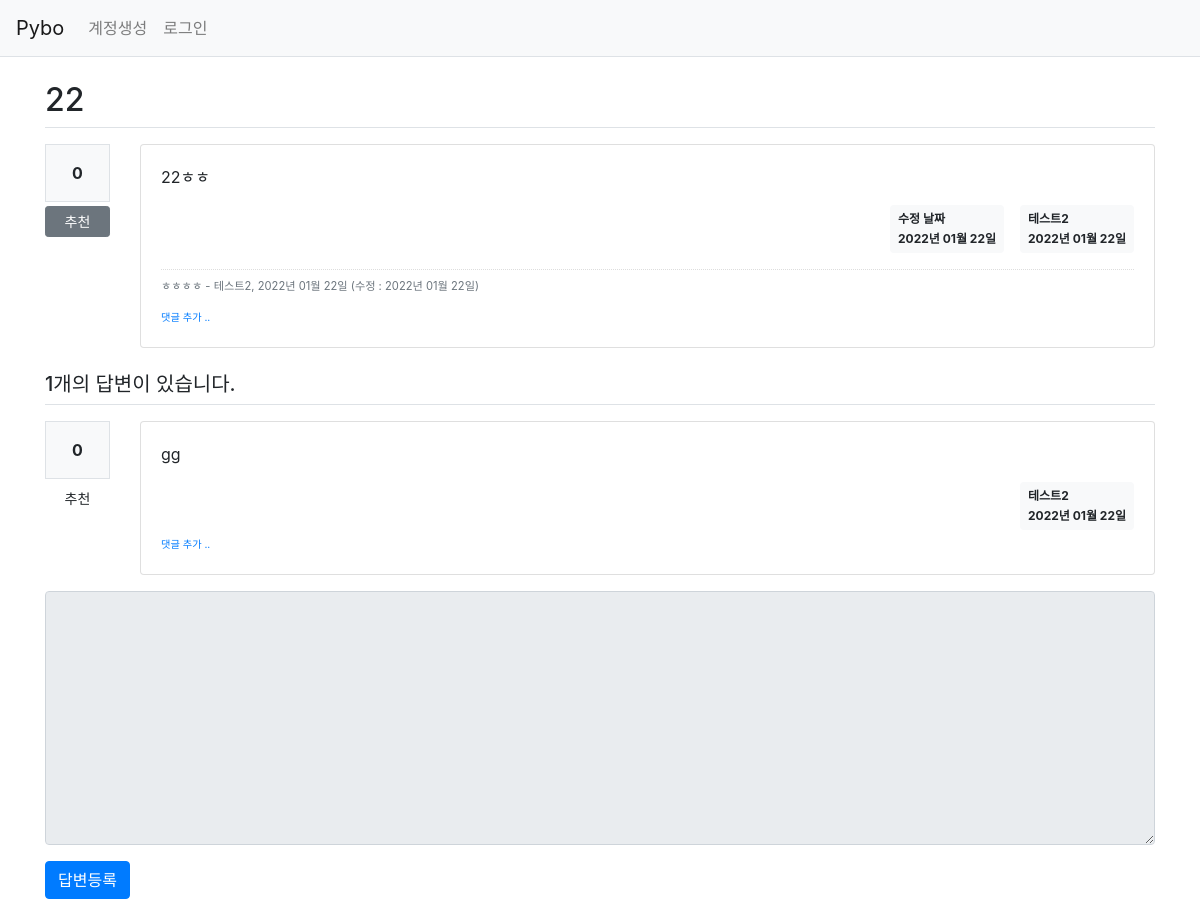
Before: /question/detail/305/ with the older database file.
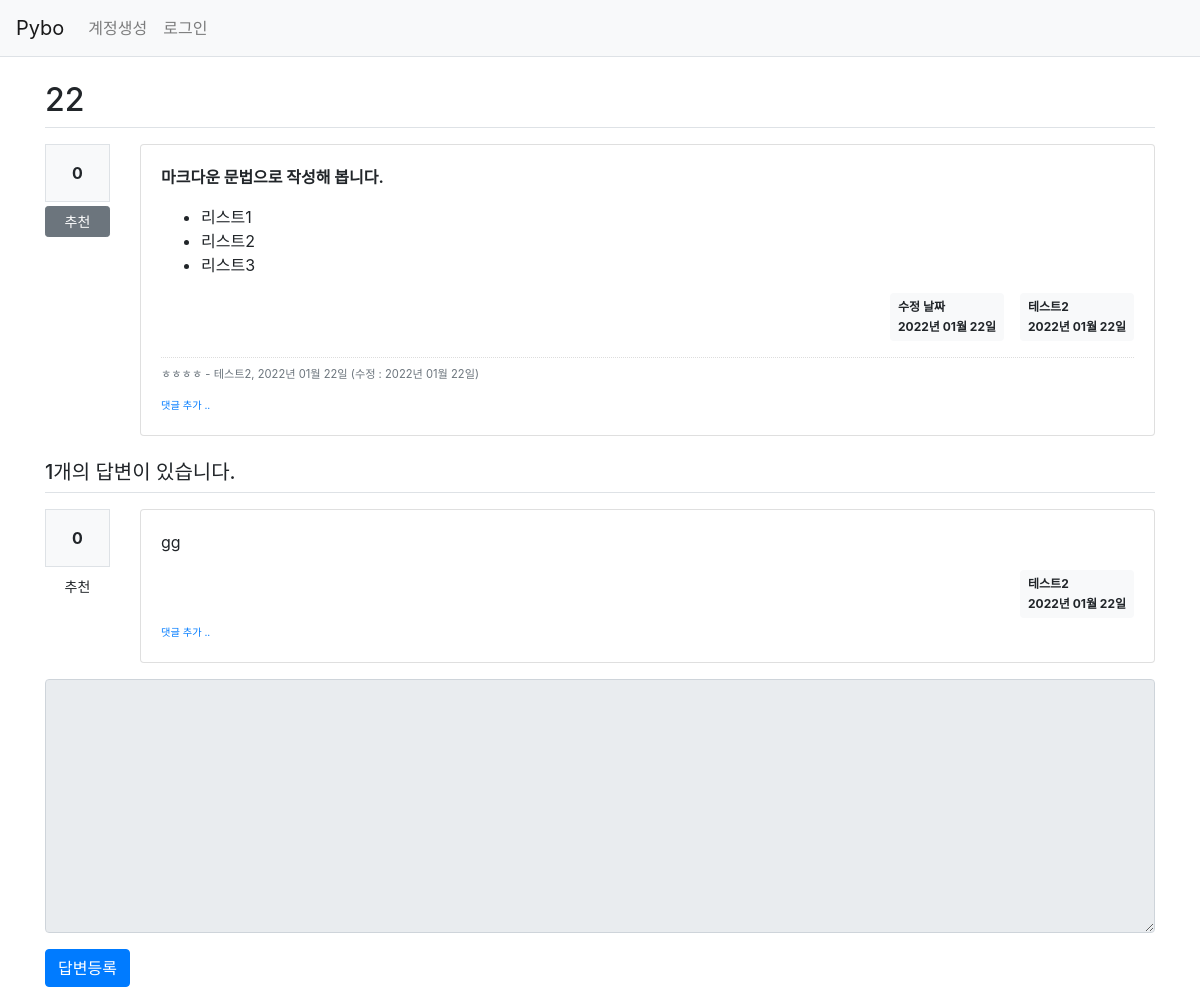
After: the same page with the newer database file.
### pybo/models.py (models this page shows)
class Question(db.Model):
  id = db.Column(db.Integer, primary_key=True)
  subject = db.Column(db.String(200), nullable=False)
  content = db.Column(db.Text(), nullable=False)
  create_date = db.Column(db.DateTime(), nullable=False)
  user_id = db.Column(db.Integer, db.ForeignKey('user.id', ondelete='CASCADE'), nullable=False)
  user = db.relationship('User', backref=db.backref('question_set'))
  modify_date = db.Column(db.DateTime(), nullable=True)
  voter = db.relationship('User', secondary=question_voter, backref=db.backref('question_voter_set'))

### pybo/views/question_views.py (the view)
@bp.route('/detail/<int:question_id>/')
def detail(question_id):
    form = AnswerForm()
    question = Question.query.get_or_404(question_id)
    return render_template('question/question_detail.html', question=question, form=form)

### pybo/forms.py
class AnswerForm(FlaskForm):
    content = TextAreaField('내용', validators=[DataRequired('내용을 입력해주세요')])

### pybo/filter.py (called while the page is built)
def format_datetime(value, fmt='%Y년 %m월 %d일'):
    return value.strftime(fmt)

### pybo/views/auth_views.py (called while the page is built)
@bp.before_app_request
def load_logged_in_user():
    user_id = session.get('user_id')
    if user_id is None:
        g.user = None
    else:
        g.user = User.query.get(user_id)

### pybo/templates/question/question_detail.html (shortened to what the changed rows need)
{% extends 'base.html' %}
{% block content %}
<div class="container my-3">
    <h2 class="border-bottom py-2">{{ question.subject }}</h2>
    <div class="row my-3">
        <div class="col-1">
        </div>
        <div class="col-11">
            <div class="card">
                <div class="card-body">
                    <div class="card-text">{{ question.content|markdown }}</div>
                    <div class="d-flex justify-content-end">
                        {% if question.modify_date %}
                        <div class="badge badge-light p-2 text-left mx-3">
                            <div class="mb-2">수정 날짜</div>
                            <div>{{ question.create_date|datetime }}</div>
                        </div>
                        {% endif %}
                        <div class="badge badge-light p-2 text-left">
                            <div class="mb-2">{{ question.user.username }}</div>
                            <div>{{ question.create_date|datetime }}</div>
                        </div>
                    </div>
                </div>
            </div>
        </div>
    </div>
    <h5 class="border-bottom my-3 py-2">{{ question.answer_set|length }}개의 답변이 있습니다.</h5>
    {% for answer in question.answer_set %}
    <div class="row my-3">
        <div class="col-1">
        </div>
        <div class="col-11">
        </div>
    </div>
    {% endfor %}
    <form action="{{ url_for('answer.create', question_id=question.id) }}" method="post" class="my-3">
        <div class="form-group">
        </div>
        <input type="submit" value="답변등록" class="btn btn-primary">
    </form>
</div>
{% endblock %}

Changed rows visible on the page:
changed Question: content "22ㅎㅎ" → "마크다운 문법으로 작성해 봅니다. 리스트1 리스트2 리스트3"
